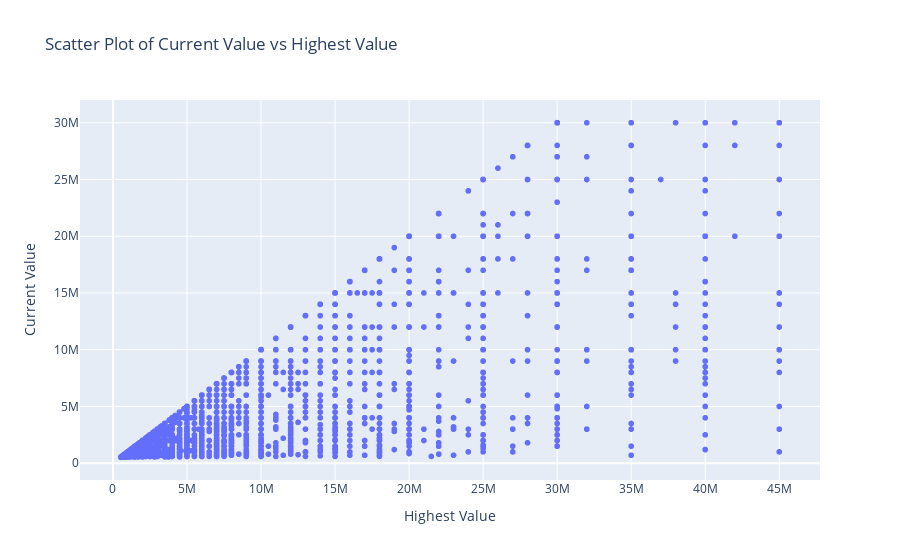

Notebook cell for this chart:
### Markdown cell above
### This plot shows a strong relationship between the current value and the highest value, as well as a clustering of points at lower values.

### Code cell
# scatter to show relation between highest_value and current_value
fig = px.scatter(player, x='highest_value', y='current_value',
                 title='Scatter Plot of Current Value vs Highest Value',
                 labels={'highest_value': 'Highest Value', 'current_value': 'Current Value'})
fig.show()

### Figure 1 — Plotly figure (JSON) as saved in the notebook; plotly's stock layout.template omitted (floating-point values rounded to 4 significant figures; data arrays with more than 128 entries replaced by an {"elided": "..."} marker saying what was removed)
{"data": [{"hovertemplate": "Highest Value=%{x}<br>Current Value=%{y}<extra></extra>", "legendgroup": "", "marker": {"color": "#636efa", "symbol": "circle"}, "mode": "markers", "name": "", "showlegend": false, "type": "scattergl", "x": {"elided": "5909 int values"}, "xaxis": "x", "y": {"elided": "5909 int values"}, "yaxis": "y"}], "layout": {"legend": {"tracegroupgap": 0}, "title": {"text": "Scatter Plot of Current Value vs Highest Value"}, "xaxis": {"anchor": "y", "domain": [0, 1], "title": {"text": "Highest Value"}}, "yaxis": {"anchor": "x", "domain": [0, 1], "title": {"text": "Current Value"}}}}
